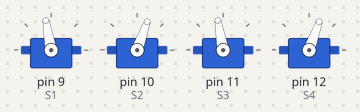
Bench run of a sketch on a simulated Arduino Uno, built with avr-gcc and run on an emulated ATmega328P. On the bench: 4 × servo.

Above: at 0.05 s.
Timing chart, 0 to 6.4 s (numbered marks = the images above):
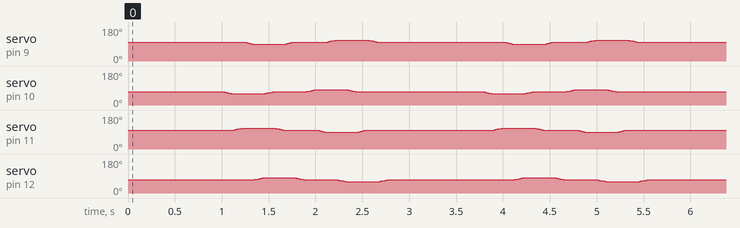

The sketch:

microcontroller_code1.ino
```cpp
#include <Servo.h>

Servo S1;
Servo S2;
Servo S3;
Servo S4;

int pos1;
int pos2;
int pos3;
int pos4;

void setup() {
  S1.attach(9);     //Leg 1
  S2.attach(10);    //Leg 2
  S3.attach(11);    //Leg 3
  S4.attach(12);    //Leg 4

}

void loop() {

// Initial Positions for the legs
S1.write(100);
S2.write(70);
S3.write(100);
S4.write(70);
delay(1000);


 for (pos2 = 70; pos2 >= 60; pos2 -= 1) {         //Leg2 goes back
    S2.write(pos2);
    delay(10);
  }
  for (pos3 = 100; pos3 <= 110; pos3 += 1) {      //Leg 3 moves forward
    S3.write(pos3);
    delay(10);
  }
  for (pos1 = 100; pos1 >= 90; pos1 -= 1) {       //Leg 1 goes back
    S1.write(pos1);
    delay(10);
  }

  for (pos4 = 70; pos4 <= 80; pos4 += 1) {        //Leg4 moves forward
    S4.write(pos4);
    delay(10);
  }


  for (pos2 = 60; pos2 <= 70; pos2 += 1) {
    S2.write(pos2);
    delay(10);
  }

  for (pos3 = 110; pos3>= 100; pos3 -= 1) {
    S3.write(pos3);
    delay(10);
  }

  for (pos1 = 90; pos1 <= 100; pos1 += 1) {
    S1.write(pos1);
    delay(10);
  }
  for (pos4 = 80; pos4 >= 70; pos4 -= 1) {
    S4.write(pos4);
    delay(10);
  }


  for (pos2 = 70; pos2 <= 80; pos2 += 1) {
    S2.write(pos2);
    delay(10);
  }

  for (pos3 = 100; pos3 >= 90; pos3 -= 1) {
    S3.write(pos3);
    delay(10);
  }
  for (pos1 = 100; pos1 <= 110; pos1 += 1) {
    S1.write(pos1);
    delay(10);
  }

  for (pos4 = 70; pos4 >=60; pos4 -=1) {
    S4.write(pos4);
    delay(10);
  }


 for (pos2 = 80; pos2 >= 70; pos2 -= 1) {
    S2.write(pos2);
    delay(10);
  }
  for (pos3 = 90; pos3 <= 100; pos3 += 1) {
    S3.write(pos3);
    delay(10);
  }
  for (pos1 = 110; pos1 >=100; pos1 -=1) {
    S1.write(pos1);
    delay(10);
  }
  for (pos4 = 60; pos4 <= 70; pos4 += 1) {
    S4.write(pos4);
    delay(10);
  }


}
```

Measured:
- by itself, servo on pin 12 (S4): repeats every 2.8 s: 74° 0.02 s, 76° 0.02 s, 78° 0.02 s, 80° 0.36 s, 78° 0.02 s, 76° 0.02 s, 74° 0.02 s, 72° 0.02 s, 70° 0.36 s, 68° 0.02 s, 66° 0.02 s, 64° 0.02 s, 62° 0.02 s, 60° 0.36 s, 62° 0.02 s, 64° 0.02 s, 66° 0.02 s, 68° 0.02 s, 70° 1.4 s, 72° 0.02 s
- by itself, servo on pin 11 (S3): repeats every 2.8 s: 104° 0.02 s, 106° 0.02 s, 108° 0.02 s, 110° 0.36 s, 108° 0.02 s, 106° 0.02 s, 104° 0.02 s, 102° 0.02 s, 100° 0.36 s, 98° 0.02 s, 96° 0.02 s, 94° 0.02 s, 92° 0.02 s, 90° 0.36 s, 92° 0.02 s, 94° 0.02 s, 96° 0.02 s, 98° 0.02 s, 100° 1.4 s, 102° 0.02 s
